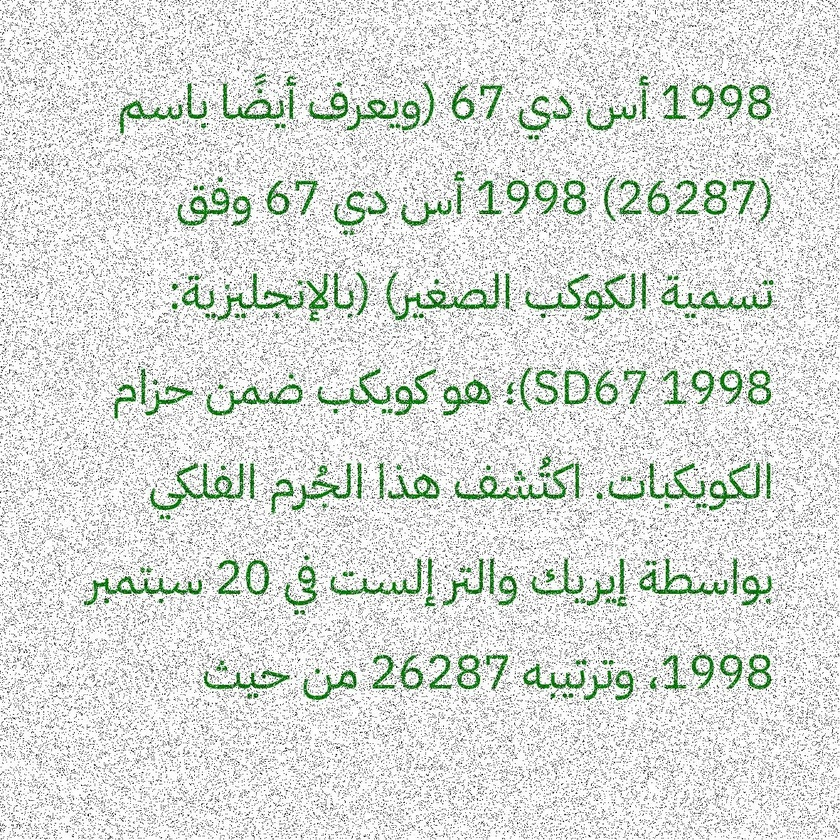
#> input picture 4.jpeg, 840 x 840 px, shrunk from 1181 x 1181 before the run
$ python -i lpq.py   (imports and definitions only)
#> lines starting #> are read from the running program, lines starting #| are printed output that depends on the picture

import cv2
import numpy as np
from scipy.signal import convolve2d
def lpq(img_filepath, winSize=3,freqestim=1,mode='h'):

#> called with img_filepath = '4.jpeg', winSize = 3, freqestim = 1, mode = 'h'
	img = cv2.imread(img_filepath,0)
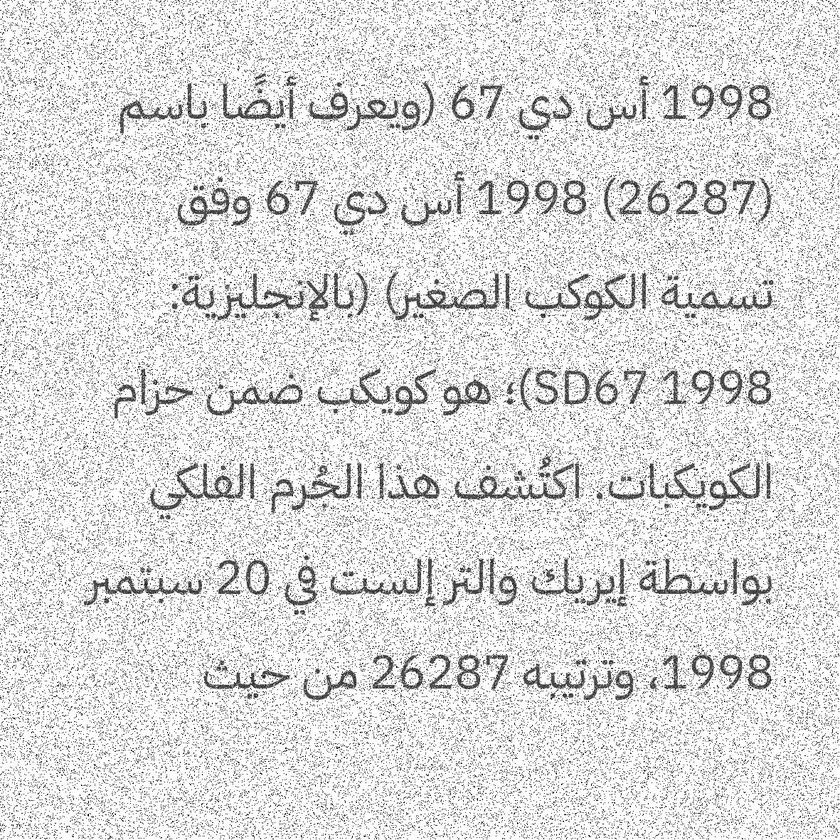
#> img: shape (840, 840); min 0, max 255, mean 218.4
	rho=0.90

	STFTalpha=1/winSize  # alpha in STFT approaches (for Gaussian derivative alpha=1)
	sigmaS=(winSize-1)/4 # Sigma for STFT Gaussian window (applied if freqestim==2)
	sigmaA=8/(winSize-1) # Sigma for Gaussian derivative quadrature filters (applied if freqestim==3)

	convmode='valid' # Compute descriptor responses only on part that have full neigborhood. Use 'same' if all pixels are included (extrapolates np.image with zeros).

	img=np.float64(img) # Convert np.image to double
	r=(winSize-1)/2 # Get radius from window size
	x=np.arange(-r,r+1)[np.newaxis] # Form spatial coordinates in window

	if freqestim==1:  #  STFT uniform window
	    #  Basic STFT filters
			w0=np.ones_like(x)
			w1=np.exp(-2*np.pi*x*STFTalpha*1j)
			w2=np.conj(w1)

	## Run filters to compute the frequency response in the four points. Store np.real and np.imaginary parts separately
	# Run first filters
	filterResp1=convolve2d(convolve2d(img,w0.T,convmode),w1,convmode)
	filterResp2=convolve2d(convolve2d(img,w1.T,convmode),w0,convmode)
	filterResp3=convolve2d(convolve2d(img,w1.T,convmode),w1,convmode)
	filterResp4=convolve2d(convolve2d(img,w1.T,convmode),w2,convmode)

	# Initilize frequency domain matrix for four frequency coordinates (np.real and np.imaginary parts for each frequency).
	freqResp=np.dstack([filterResp1.real, filterResp1.imag,
	                    filterResp2.real, filterResp2.imag,
	                    filterResp3.real, filterResp3.imag,
	                    filterResp4.real, filterResp4.imag])

	## Perform quantization and compute LPQ codewords
	inds = np.arange(freqResp.shape[2])[np.newaxis,np.newaxis,:]
	LPQdesc=((freqResp>0)*(2**inds)).sum(2)
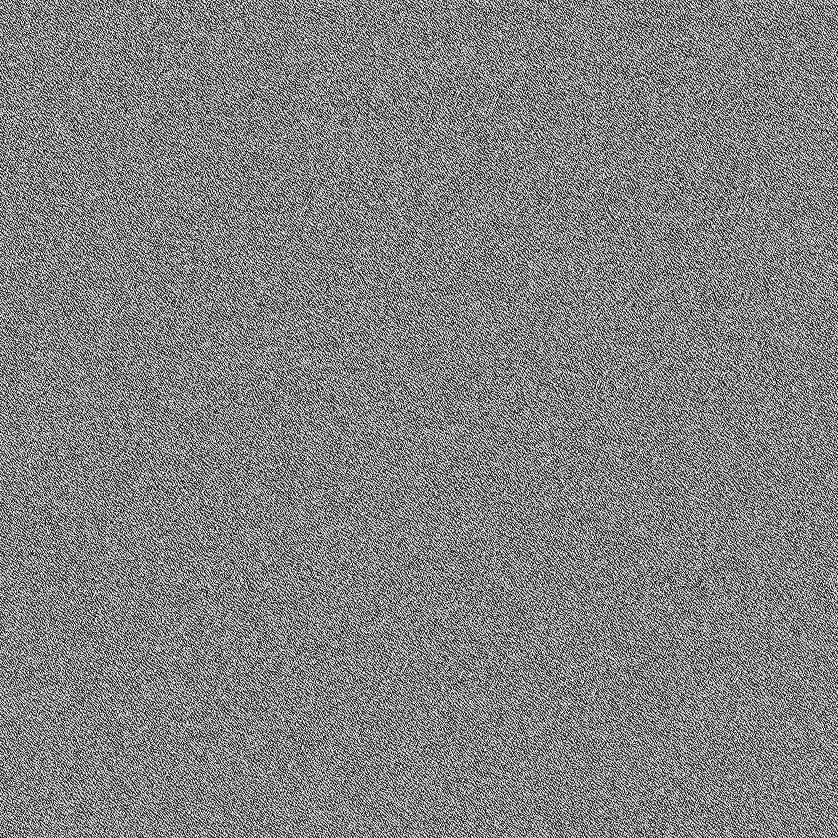
#> LPQdesc: shape (838, 838) int64; min 0, max 255, mean 129.5

	## Histogram if needed
	if mode=='nh' or mode=='h':
	    LPQdesc=np.histogram(LPQdesc.flatten(),range(256))[0]
#> LPQdesc = 255 values, max 16673 at index 159, min 300 at index 169, mean 2753.9

	## Normalize histogram if needed
	if mode=='nh':
	    LPQdesc=LPQdesc/LPQdesc.sum()

	# print (LPQdesc)
	LPQdesc = np.array(LPQdesc)
	return LPQdesc

>>> result = lpq('4.jpeg')
#> result has the same summary as LPQdesc in lpq

$ run again, on 41.jpeg
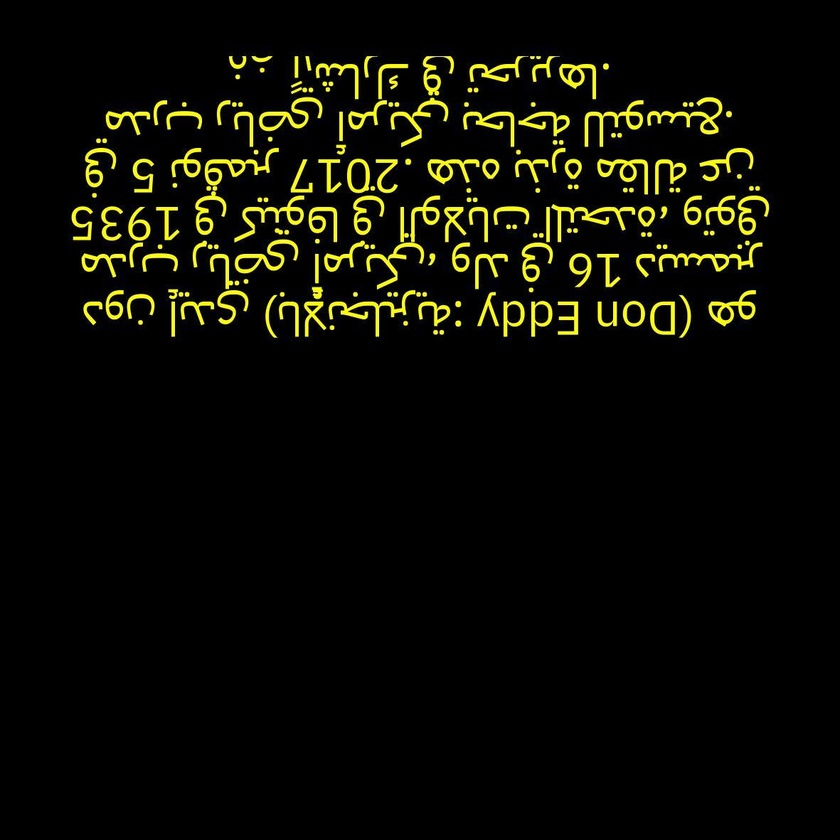
#> input picture 41.jpeg, 840 x 840 px, shrunk from 1181 x 1181 before the run
#> in lpq, `img = cv2.imread(img_filepath,0)`:
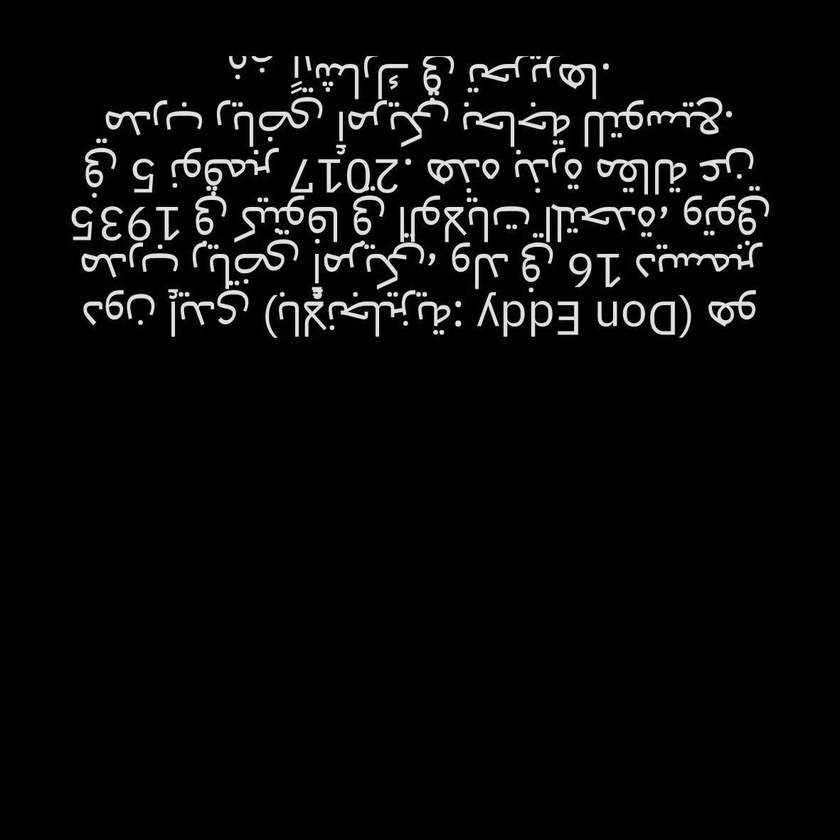
#> img: shape (840, 840); min 0, max 246, mean 10.6
#> in lpq, `LPQdesc=((freqResp>0)*(2**inds)).sum(2)`:
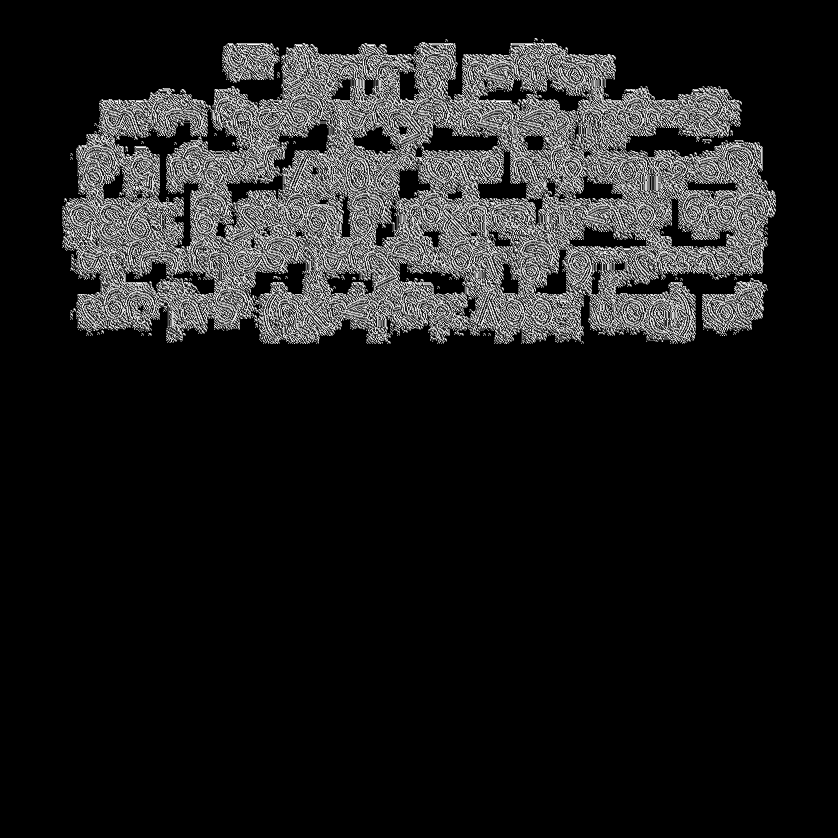
#> LPQdesc: shape (838, 838) int64; min 0, max 255, mean 27.8
#> in lpq, `LPQdesc=np.histogram(LPQdesc.flatten(),range(256))[0]`: LPQdesc = 255 values, max 544838 at index 0, min 101 at index 250, mean 2753.9
#> result has the same summary as LPQdesc in lpq

$ run again, on 442.jpeg
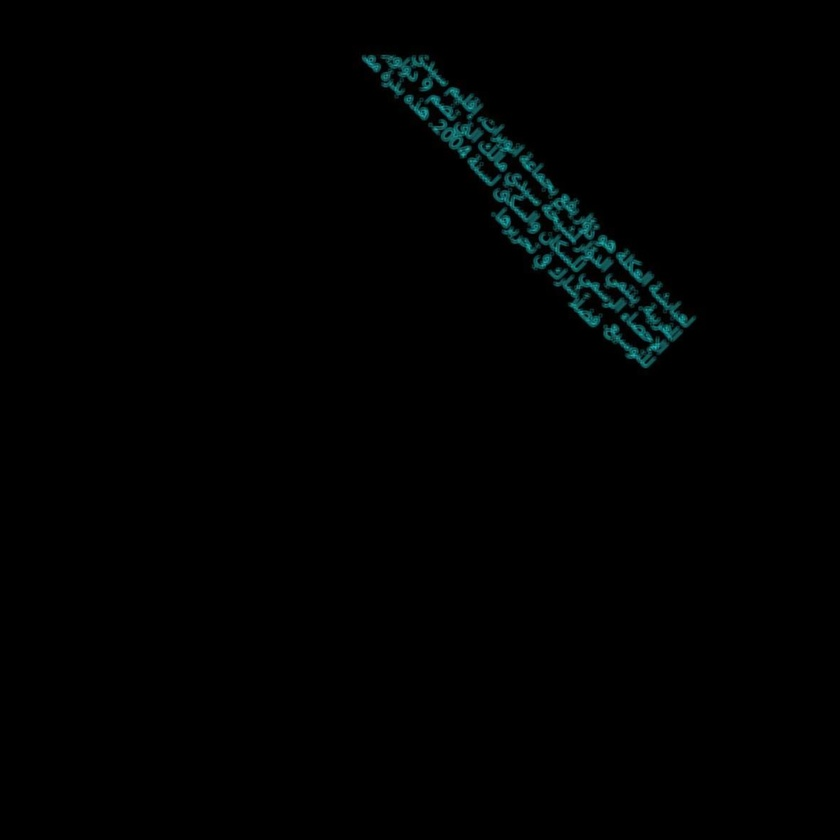
#> input picture 442.jpeg, 840 x 840 px, shrunk from 1181 x 1181 before the run
#> in lpq, `LPQdesc=((freqResp>0)*(2**inds)).sum(2)`:
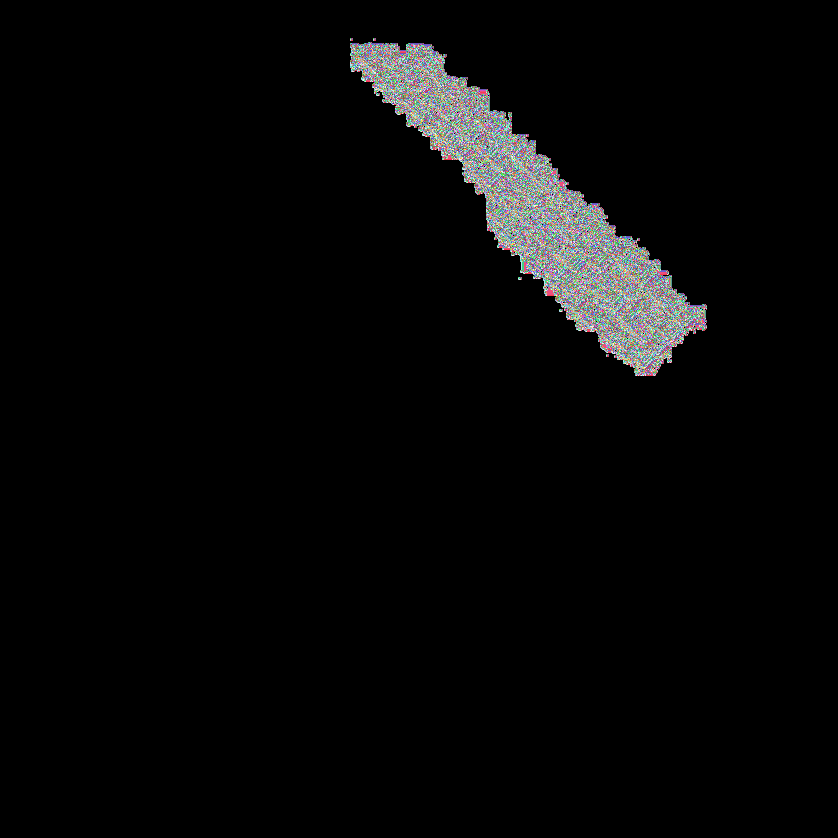
#> LPQdesc: shape (838, 838) int64; 256 distinct labels, from 0 to 255; one colour per label, 0 black
#> in lpq, `LPQdesc=np.histogram(LPQdesc.flatten(),range(256))[0]`: LPQdesc = 255 values, max 666956 at index 0, min 7 at index 143, mean 2753.9
#> result has the same summary as LPQdesc in lpq

$ run again, on 59.jpeg
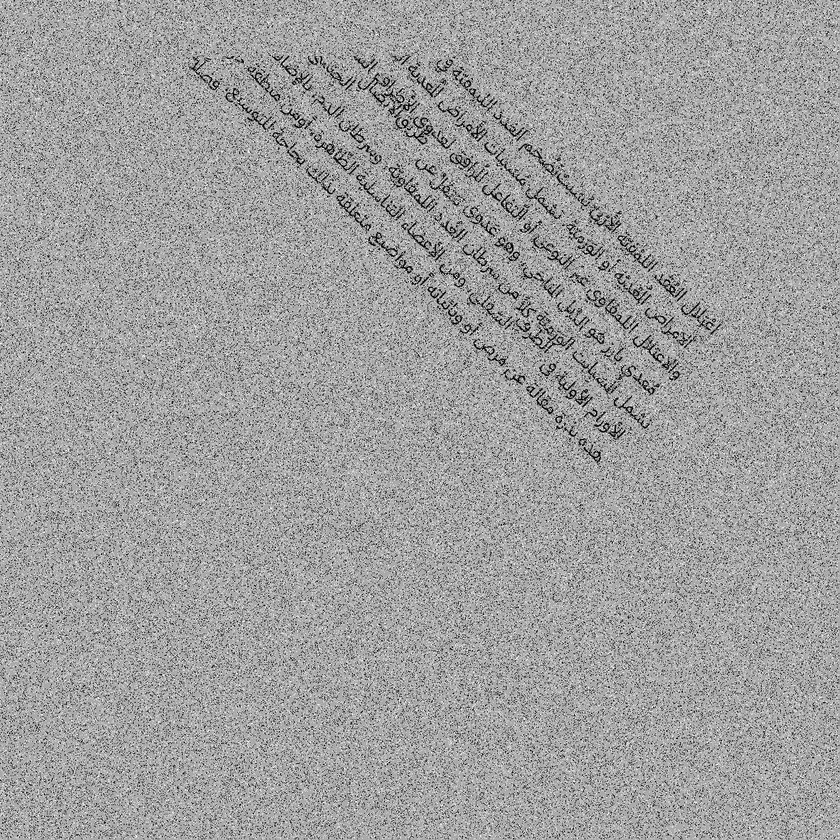
#> input picture 59.jpeg, 840 x 840 px, shrunk from 1181 x 1181 before the run
#> in lpq, img is the input picture: shape (840, 840); min 0, max 255, mean 159
#> in lpq, `LPQdesc=((freqResp>0)*(2**inds)).sum(2)`:
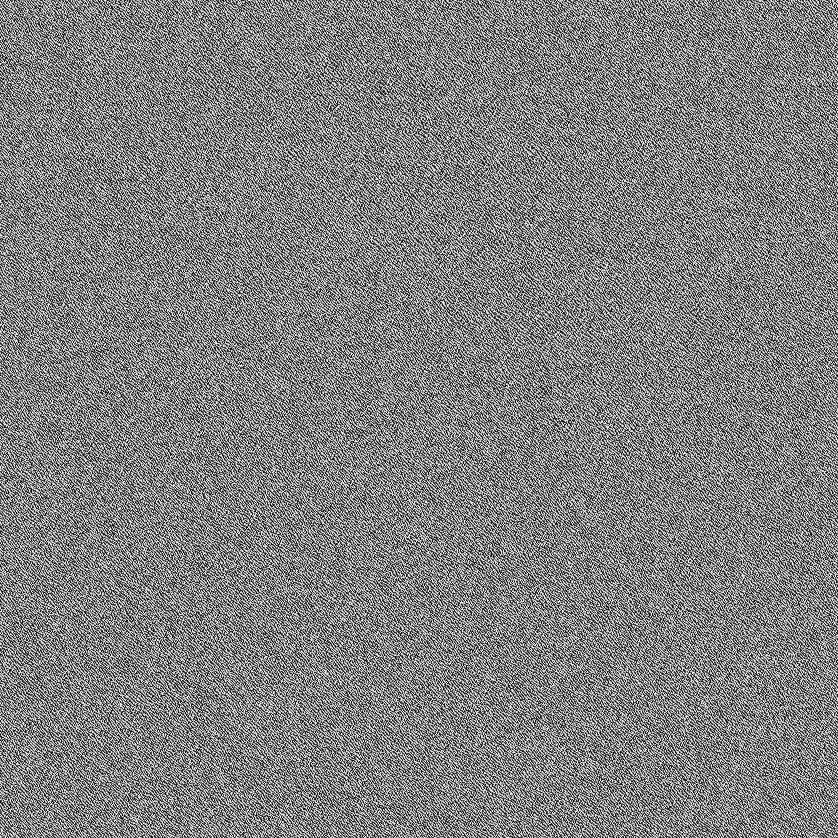
#> LPQdesc: shape (838, 838) int64; min 0, max 255, mean 128.1
#> in lpq, `LPQdesc=np.histogram(LPQdesc.flatten(),range(256))[0]`: LPQdesc = 255 values, max 8309 at index 254, min 1028 at index 240, mean 2753.9
#> result has the same summary as LPQdesc in lpq
